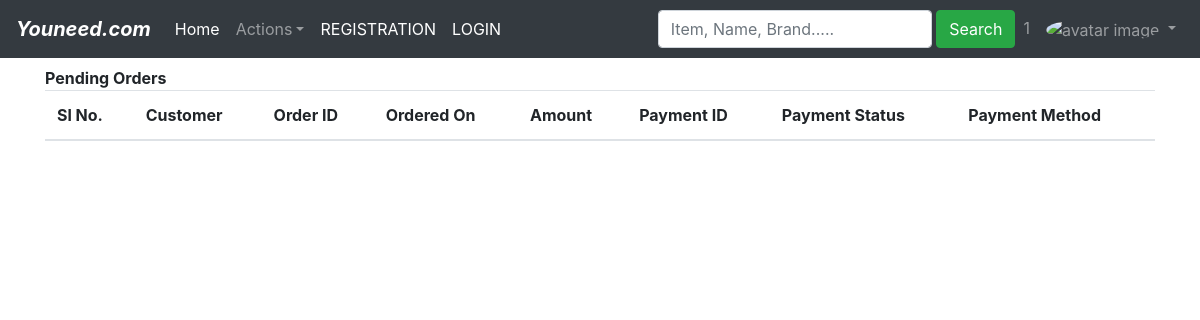
The page /dashbord/ (signed in) on the database as committed earlier.
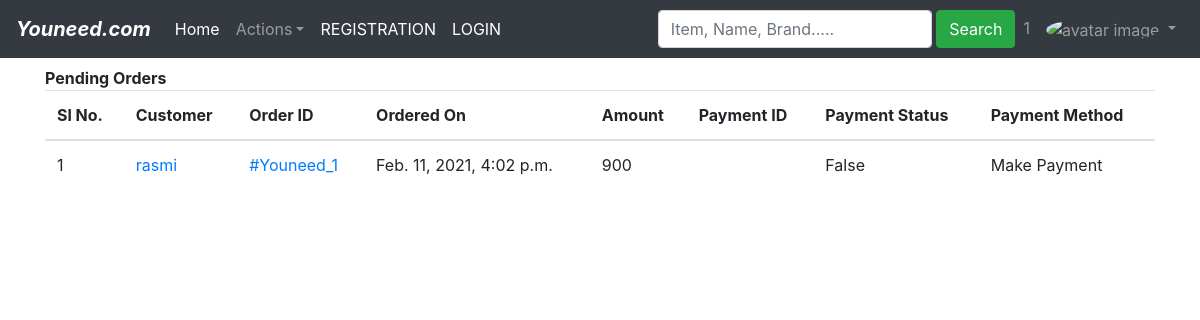
The same page on the database as committed later.
### ecomm/models.py (models this page shows)
class Order(models.Model):
    cart = models.OneToOneField(Cart, on_delete=models.CASCADE)
    order_by = models.CharField(max_length=250)
    shiping_address = models.TextField()
    mobile = models.CharField(max_length=12)
    email = models.EmailField(null= True, blank=True)
    subtotal = models.PositiveIntegerField()
    discount = models.PositiveIntegerField()
    total = models.PositiveIntegerField()
    order_status = models.CharField(max_length=50, blank=True, choices=ORDER_STATUS)
    cresated_at = models.DateTimeField(auto_now_add=True)
    pin_code = models.IntegerField()
    payment_method = models.CharField(max_length=30, choices=PAYMENT_METHOD, default="Cash on DeliVery")
    payment_status = models.BooleanField(default=False, null=True, blank=True)
    razorpay_payment_id = models.CharField(max_length=100, blank=True)
    razorpay_order_id = models.CharField(max_length=100, blank=True)
    razorpay_signature = models.CharField(max_length=100, blank=True)
    def __str__(self):
        return "Order:" +str(self.id)

### ecomm/views.py (the view)
# urls.py: path('dashbord/', Dashboaer.as_view(), name= 'dashbord'),
class Dashboaer(TemplateView):
    template_name = "seller_order.html"
    def get_context_data(self,**kwargs):
        context = super().get_context_data(**kwargs)
        a=Order.objects.filter(order_status="Order received")
        print(a)
        context['pendingOrders'] = Order.objects.filter(order_status="Order received")
        return context

### template/seller_order.html (shortened to what this page needs)
{% extends 'seller_base.html' %}
{% block body %}
<div class="container">
    <div class="row">
        <div class="col-md-12">
        <h3></h3><strong>Pending Orders</strong></h3><br>
            <table class="table">
                <thead>
                    <tr>
                        <th>Sl No.</th>
                        <th>Customer</th>
                        <th>Order ID</th>
                        <th>Ordered On</th>
                        <th>Amount</th>
                        <th>Payment ID</th>
                        <th>Payment Status</th>
                        <th>Payment Method</th>
                    </tr>
                </thead>
                <tbody>
                    {% for ord in pendingOrders %}
                    <tr>
                        <td>{{ forloop.counter }}</td>
                        <td><a href="{% url 'admin_oder' ord.id %}">{{ ord.order_by }}</a></td>
                        <td><a href="">#Youneed_{{ ord.id }}</a></td>
                        <td>{{ ord.cresated_at }}</td>
                        <td>{{ ord.total }}</td>
                        <td>{{ ord.razorpay_payment_id }}</td>
                        <td>{{ ord.payment_status }}</td>
                        <td>{{ ord.payment_method }}</td>
                    </tr>
                    {% endfor %}
                </tbody>
            </table>
        </div>
    </div>
</div>
{% endblock body %}

Rows that differ between the two databases and show on the page:
added Order: order_by "rasmi", id "1", cresated_at "Feb. 11, 2021, 4:02 p.m.", total "900", payment_status "False", payment_method "Make Payment"
